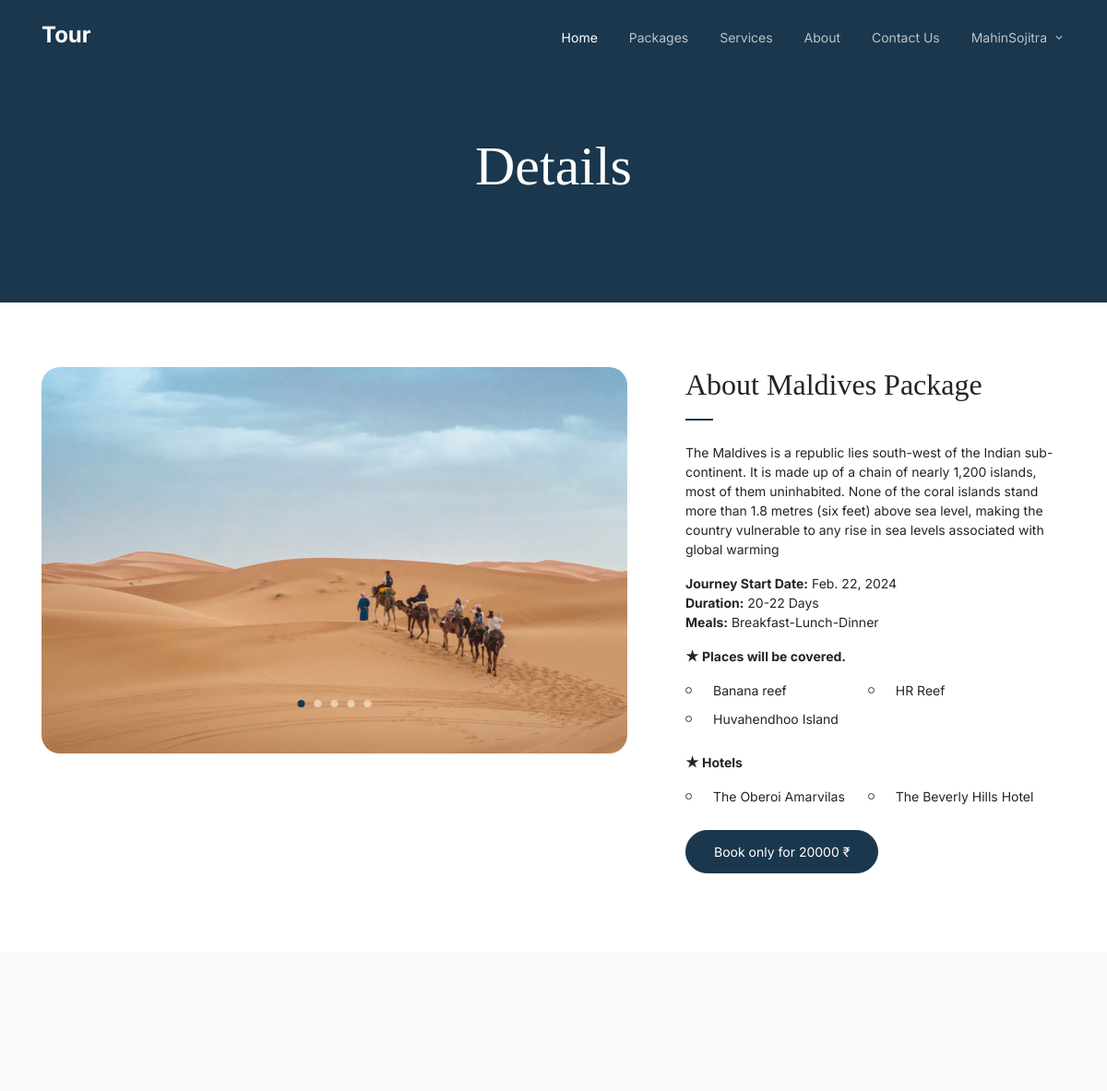
Page /detail/rtyuio (signed in) on the committed database.
### app/models.py (models this page shows, shortened)
class User(AbstractBaseUser, PermissionsMixin):
    GENDER_CHOICES = (
        ["MALE", "Male"],
        ["FEMALE", "Female"]
    )
    email = models.EmailField(_("email address"), max_length=255, unique=True)
    username = models.CharField(_("username"), max_length=50, unique=True)
    first_name = models.CharField(_("first name"), max_length=100)
    last_name = models.CharField(_("last name"), max_length=100)
    birth_date = models.DateField(_("date of birth"), null=True)
    gender = models.CharField(_("gender"), max_length=10, choices=GENDER_CHOICES)
    city = models.CharField(_("city"), max_length=100)
    contact = models.CharField(_("contact no"), max_length=10, unique=True)
    pincode = models.CharField(_("pincode"), max_length=6, default="380009")
    is_staff = models.BooleanField(default=False)
    is_active = models.BooleanField(default=True)
    is_admin = models.BooleanField(default=False)
    date_joined = models.DateTimeField(default=timezone.now)
    USERNAME_FIELD = 'email'
    REQUIRED_FIELDS = ['username', 'first_name', 'last_name', 'contact']
    objects = UserManager()

class Package(models.Model):
    INCLUSION_CHOICES = [
        ("Guided city tours", "Guided city tours"),
        ("Adventure excursions (hiking, zip-lining)", "Adventure excursions (hiking, zip-lining)"),
        ("Relaxing spa day", "Relaxing spa day"),
        ("Water sports (snorkeling, kayaking)", "Water sports (snorkeling, kayaking)"),
        ("Attend a traditional dance or music performance", "Attend a traditional dance or music performance"),
        ("Visit local museums and art galleries", "Visit local museums and art galleries"),
        ("Explore historical landmarks and monuments", "Explore historical landmarks and monuments"),
        ("Private chauffeur service", "Private chauffeur service"),
        ("Local public transportation pass", "Local public transportation pass"),
        ("Group guided bus tours", "Group guided bus tours"),
        ("Rental car for self-exploration", "Rental car for self-exploration"),
        ("Photography or language guide services", "Photography or language guide services"),
        ("Scuba diving to explore underwater life", "Scuba diving to explore underwater life"),
        ("Jet skiing or parasailing", "Jet skiing or parasailing"),
        ("Snorkeling in crystal-clear waters", "Snorkeling in crystal-clear waters"),
        ("Snow or water skiing adventures", "Snow or water skiing adventures"),
        ("Mountain biking or cycling tours", "Mountain biking or cycling tours")
    ]
    packageID = models.CharField(_("package ID"), max_length=6, primary_key=True)
    name = models.CharField(_("package name"), max_length=100)
    places = models.ManyToManyField(Place, blank=False)
    description = models.TextField(_("description"))
    journey_start_date = models.DateField()
    duration = models.CharField(_("duration"), max_length=50)
    meals = models.CharField(_("meals"), max_length=50)
    hotels = models.ManyToManyField(Hotel, blank=False)
    price = models.CharField(_("price"), max_length=50)
    max_travelers = models.IntegerField(_("no of travelers are allowed"))
    is_cancelable = models.BooleanField(_("cancelable"), default=False)
    date_added = models.DateField(auto_now_add=True)

class Place(models.Model):
    RATINGS_CHOICES = [
        ("1", "1"),
        ("2", "2"),
        ("3", "3"),
        ("4", "4"),
        ("5", "5")
    ]
    placeID = models.CharField(_("place ID"), max_length=6, primary_key=True)
    name = models.CharField(_("place name"), max_length=100)
    description = models.TextField(_("description"))
    location = models.CharField(_("location"), max_length=255)
    rating = models.CharField(_("ratings"), max_length=1, choices=RATINGS_CHOICES)
    map_url = models.URLField(_("map URL"), max_length=200)
    date_added = models.DateField(auto_now_add=True)

class Hotel(models.Model):
    RATINGS_CHOICES = [
        ("1", "1"),
        ("2", "2"),
        ("3", "3"),
        ("4", "4"),
        ("5", "5")
    ]
    hotelID = models.CharField(_("hotel ID"), max_length=6, primary_key=True)
    name = models.CharField(_("hotel name"), max_length=100)
    description = models.TextField(_("description"))
    location = models.CharField(_("location"), max_length=255)
    facilities = models.CharField(_("facilities"), max_length=255)
    contact = models.CharField(_("contact no"), null=False, max_length=10, unique=True)
    website_url = models.URLField(_("website URL"), max_length=200)
    rating = models.CharField(_("ratings"), max_length=1, choices=RATINGS_CHOICES)
    date_added = models.DateField(auto_now_add=True)

### app/views.py (the view)
@login_required
def packageDetail(request, packageID):
    package = get_object_or_404(Package, pk=packageID)
    context = {
        'package': package,
    }
    return render(request,'package_detail.html',context)

### templates/package_detail.html (shortened to what this page needs)
{% extends "base.html" %}
{% load static %}
{% block content %}
<div class="hero hero-inner">
  <div class="container">
    <div class="row align-items-center">
      <div class="col-lg-6 mx-auto text-center">
        <div class="intro-wrap">
          <h1 class="mb-0">Details</h1>
        </div>
      </div>
    </div>
  </div>
</div>
<div class="untree_co-section">
    <div class="container">
      <div class="row">
        <div class="col-lg-7">
          <div class="owl-single dots-absolute owl-carousel">
            <img src="{% static "images/slider-1.jpg"%}" alt="Free HTML Template by Untree.co" class="img-fluid rounded-20">
          </div>
        </div>
        <div class="col-lg-5 pl-lg-5 ml-auto">
          <h2 class="section-title mb-4">About {{package.name}} Package</h2>
          <p>{{package.description}}</p>
          <p>
            <b>Journey Start Date:</b> {{package.journey_start_date}}<br>
            <b>Duration:</b> {{package.duration}}<br>
            <b>Meals:</b> {{package.meals}}
          </p>
          <p><b>&#9733; Places will be covered.</b></p>
          <ul class="list-unstyled two-col clearfix">
            {% for places in package.places.all %}
              <li>{{places.name}}</li>
            {% endfor %}
          </ul>
          <p><b>&#9733; Hotels</b></p>
          <ul class="list-unstyled two-col clearfix">
            {% for hotel in package.hotels.all %}
              <li>{{hotel.name}}</li>
            {% endfor %}
          </ul>
          <p><a href="{% url "book_view" %}" class="btn btn-primary" >Book only for {{package.price}} &#8377;</a></p>
        </div>
      </div>
    </div>
  </div>
{% endblock content %}

### templates/base.html (shortened to what this page needs)
{% load static %}
<!doctype html>
<html lang="en">
<head>
	<link rel="stylesheet" href="{% static "css/bootstrap.min.css" %}">
	<link rel="stylesheet" href="{% static "css/aos.css" %}">
	<link rel="stylesheet" href="{% static "css/owl.carousel.min.css" %}">
	<link rel="stylesheet" href="{% static "css/owl.theme.default.min.css" %}">
	<link rel="stylesheet" href="{% static "css/jquery.fancybox.min.css"%}">
	<link rel="stylesheet" href="{% static "fonts/icomoon/style.css" %}">
	<link rel="stylesheet" href="{% static "fonts/flaticon/font/flaticon.css" %}">
	<link rel="stylesheet" href="{% static "css/daterangepicker.css" %}">
	<link rel="stylesheet" href="{% static "css/aos.css" %}">
	<link rel="stylesheet" href="{% static "css/style.css" %}">
</head>
<body>
	<nav class="site-nav">
		<div class="container">
			<div class="site-navigation">
				<a href="{% url "home_view" %}" class="logo m-0">Tour <span class="text-primary">.</span></a>
				<ul class="js-clone-nav d-none d-lg-inline-block text-left site-menu float-right">
					<li class="active"><a href="{% url "home_view" %}">Home</a></li>
					<li><a href="{% url "packages_view" %}">Packages</a></li>
					<li><a href="{% url "services_view" %}">Services</a></li>
					<li><a href="{% url "about_view" %}">About</a></li>
					<li><a href="{% url "contact_view" %}">Contact Us</a></li>
					{% if user.is_authenticated %}
						<li class="has-children">
							<a href="#">{{user.username}}</a>
						</li>
					{% else %}
						<li><a href="{% url "login_view" %}">Login</a></li>
    				{% endif %}
				</ul>
			</div>
		</div>
	</nav>
	{% block content %}{% endblock content %}
	<div class="site-footer">
		<div class="inner first">
		</div>
	</div>
</body>
</html>

### templates/resources/css/style.css (style rules this page uses)
body { font-family: "Inter", sans-serif; line-height: 1.5; background: #ffffff; overflow-x: hidden; font-size: 14px; }
body:before { content: ""; position: fixed; top: 0; left: 0; z-index: 99; right: 0; bottom: 0; background: rgba(0, 0, 0, 0.2); opacity: 0; visibility: hidden; -webkit-transition: .3s all ease; -o-transition: .3s all ease; transition: .3s all ease; }
a { color: #1A374D; -webkit-transition: .3s all ease; -o-transition: .3s all ease; transition: .3s all ease; }
.text-primary { color: #1A374D !important; }
h1, .h1, h2, .h2, h3, .h3, h4, .h4 { font-family: "Source Serif Pro", serif; }
.btn { padding-top: 12px; padding-bottom: 12px; padding-left: 30px; padding-right: 30px; border-radius: 30px; font-size: 14px; }
.btn.btn-primary { background: #1A374D; border-color: #1A374D; }
.logo { font-size: 24px; color: #ffffff; font-weight: 700; }
.site-nav { position: absolute; top: 0; z-index: 9; width: 100%; }
.site-nav { padding-top: 20px; padding-bottom: 20px; }
.site-nav .site-navigation .site-menu { margin-bottom: 0; }
.site-nav .site-navigation .site-menu > li { display: inline-block; }
.site-nav .site-navigation .site-menu > li > a { font-size: 14px; padding: 10px 15px; display: inline-block; text-decoration: none !important; color: rgba(255, 255, 255, 0.7); }
.site-nav .site-navigation .site-menu > li.active > a { color: #ffffff; }
.site-nav .site-navigation .site-menu .has-children { position: relative; }
.site-nav .site-navigation .site-menu .has-children > a { position: relative; padding-right: 20px; }
.site-nav .site-navigation .site-menu .has-children > a:before { position: absolute; content: "\e313"; font-size: 14px; top: 50%; right: 0; -webkit-transform: translateY(-50%); -ms-transform: translateY(-50%); transform: translateY(-50%); font-family: 'icomoon'; }
.site-mobile-menu .site-nav-wrap { padding: 0; margin: 0; list-style: none; position: relative; }
.site-mobile-menu .site-nav-wrap a { padding: 5px 20px; display: block; position: relative; color: #000000; }
.site-mobile-menu .site-nav-wrap li { position: relative; display: block; }
.site-mobile-menu .site-nav-wrap li.active > a { color: #1A374D; }
.site-mobile-menu .site-nav-wrap > li { display: block; position: relative; float: left; width: 100%; }
.site-mobile-menu .site-nav-wrap > li > a { padding-left: 20px; font-size: 14px; }
.hero { padding: 7rem 0 10rem 0; background: #6998AB; margin-bottom: 100px; }
.hero.hero-inner { padding: 9rem 0 7rem 0; margin-bottom: auto; background: #1A374D; }
.hero h1 { color: #ffffff; font-size: 60px; }
.hero .intro-wrap { position: relative; z-index: 1; }
.untree_co-section { padding: 70px 0; }
.section-title { position: relative; padding-bottom: 20px; display: inline-block; }
.section-title:before { content: ""; position: absolute; left: 0; bottom: 0; width: 30px; height: 2px; background: #1A374D; }
.rounded-20 { border-radius: 20px; }
.two-col li { display: inline-block; width: 48%; position: relative; padding-left: 30px; margin-bottom: 10px; vertical-align: text-top; float: left; }
.two-col li:before { content: ""; position: absolute; width: 7px; height: 7px; border: 1px solid #1A374D; left: 0; top: 7px; border-radius: 50%; }
.site-footer { font-size: 14px; color: #777; line-height: 1.6; }
.site-footer .inner { padding-top: 0px; padding-bottom: 70px; background: #f8f9fa; }
.site-footer .inner.first { padding-top: 80px; }

### rows in the picture
User: username "MahinSojitra"
Package: name "Maldives", description "The Maldives is a republic lies south-west of the Indian sub-continent. It is made up of a chain of nearly 1,200 islands, most of them uninhabited. None of the coral islands stand more than 1.8 metres (six feet) above sea level, making the country vulnerable to any rise in sea levels associated with global warming", journey_start_date "Feb. 22, 2024", duration "20-22 Days", meals "Breakfast-Lunch-Dinner", price "20000"
Place: name "Banana reef"
Place: name "HR Reef"
Place: name "Huvahendhoo Island"
Hotel: name "The Oberoi Amarvilas"
Hotel: name "The Beverly Hills Hotel"
